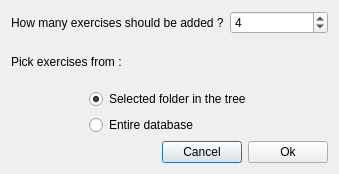
<?xml version="1.0" encoding="UTF-8"?>
<ui version="4.0">
 <class>Dialog</class>
 <widget class="QDialog" name="Dialog">
  <property name="geometry">
   <rect>
    <x>0</x>
    <y>0</y>
    <width>339</width>
    <height>174</height>
   </rect>
  </property>
  <property name="sizePolicy">
   <sizepolicy hsizetype="Fixed" vsizetype="Fixed">
    <horstretch>0</horstretch>
    <verstretch>0</verstretch>
   </sizepolicy>
  </property>
  <property name="windowTitle">
   <string>Pick exercises randomly</string>
  </property>
  <property name="windowIcon">
   <iconset resource="icones.qrc">
    <normaloff>:/all/icones/TeXamator.png</normaloff>:/all/icones/TeXamator.png</iconset>
  </property>
  <layout class="QGridLayout" name="gridLayout">
   <item row="0" column="0" colspan="3">
    <layout class="QHBoxLayout" name="horizontalLayout_2">
     <item>
      <widget class="QLabel" name="label">
       <property name="text">
        <string>How many exercises should be added ?</string>
       </property>
      </widget>
     </item>
     <item>
      <widget class="QSpinBox" name="spinBox">
       <property name="value">
        <number>4</number>
       </property>
      </widget>
     </item>
    </layout>
   </item>
   <item row="1" column="0" colspan="2">
    <widget class="QLabel" name="label_2">
     <property name="text">
      <string>Pick exercises from :</string>
     </property>
    </widget>
   </item>
   <item row="2" column="0">
    <layout class="QVBoxLayout" name="verticalLayout">
     <item>
      <spacer>
       <property name="orientation">
        <enum>Qt::Horizontal</enum>
       </property>
       <property name="sizeHint" stdset="0">
        <size>
         <width>29</width>
         <height>20</height>
        </size>
       </property>
      </spacer>
     </item>
     <item>
      <spacer>
       <property name="orientation">
        <enum>Qt::Horizontal</enum>
       </property>
       <property name="sizeHint" stdset="0">
        <size>
         <width>29</width>
         <height>20</height>
        </size>
       </property>
      </spacer>
     </item>
    </layout>
   </item>
   <item row="2" column="1">
    <layout class="QVBoxLayout" name="verticalLayout_3">
     <item>
      <widget class="QRadioButton" name="radioButton_selected_folder">
       <property name="text">
        <string>Selected folder in the tree</string>
       </property>
       <property name="checked">
        <bool>true</bool>
       </property>
      </widget>
     </item>
     <item>
      <widget class="QRadioButton" name="radioButton_root_folder">
       <property name="text">
        <string>Entire database</string>
       </property>
      </widget>
     </item>
    </layout>
   </item>
   <item row="2" column="2">
    <layout class="QVBoxLayout" name="verticalLayout_2">
     <item>
      <spacer>
       <property name="orientation">
        <enum>Qt::Horizontal</enum>
       </property>
       <property name="sizeHint" stdset="0">
        <size>
         <width>29</width>
         <height>20</height>
        </size>
       </property>
      </spacer>
     </item>
     <item>
      <spacer>
       <property name="orientation">
        <enum>Qt::Horizontal</enum>
       </property>
       <property name="sizeHint" stdset="0">
        <size>
         <width>29</width>
         <height>20</height>
        </size>
       </property>
      </spacer>
     </item>
    </layout>
   </item>
   <item row="3" column="0" colspan="3">
    <layout class="QHBoxLayout" name="horizontalLayout">
     <item>
      <spacer name="horizontalSpacer">
       <property name="orientation">
        <enum>Qt::Horizontal</enum>
       </property>
       <property name="sizeHint" stdset="0">
        <size>
         <width>108</width>
         <height>20</height>
        </size>
       </property>
      </spacer>
     </item>
     <item>
      <widget class="QPushButton" name="pushButton_cancel">
       <property name="text">
        <string>Cancel</string>
       </property>
       <property name="icon">
        <iconset resource="icones.qrc">
         <normaloff>:/all/icones/cancel.png</normaloff>:/all/icones/cancel.png</iconset>
       </property>
      </widget>
     </item>
     <item>
      <widget class="QPushButton" name="pushButton_ok">
       <property name="text">
        <string>Ok</string>
       </property>
       <property name="icon">
        <iconset resource="icones.qrc">
         <normaloff>:/all/icones/apply.png</normaloff>:/all/icones/apply.png</iconset>
       </property>
      </widget>
     </item>
    </layout>
   </item>
  </layout>
 </widget>
 <resources>
  <include location="icones.qrc"/>
 </resources>
 <connections>
  <connection>
   <sender>pushButton_ok</sender>
   <signal>clicked()</signal>
   <receiver>Dialog</receiver>
   <slot>accept()</slot>
   <hints>
    <hint type="sourcelabel">
     <x>285</x>
     <y>148</y>
    </hint>
    <hint type="destinationlabel">
     <x>304</x>
     <y>205</y>
    </hint>
   </hints>
  </connection>
  <connection>
   <sender>pushButton_cancel</sender>
   <signal>clicked()</signal>
   <receiver>Dialog</receiver>
   <slot>reject()</slot>
   <hints>
    <hint type="sourcelabel">
     <x>168</x>
     <y>149</y>
    </hint>
    <hint type="destinationlabel">
     <x>187</x>
     <y>197</y>
    </hint>
   </hints>
  </connection>
 </connections>
</ui>
